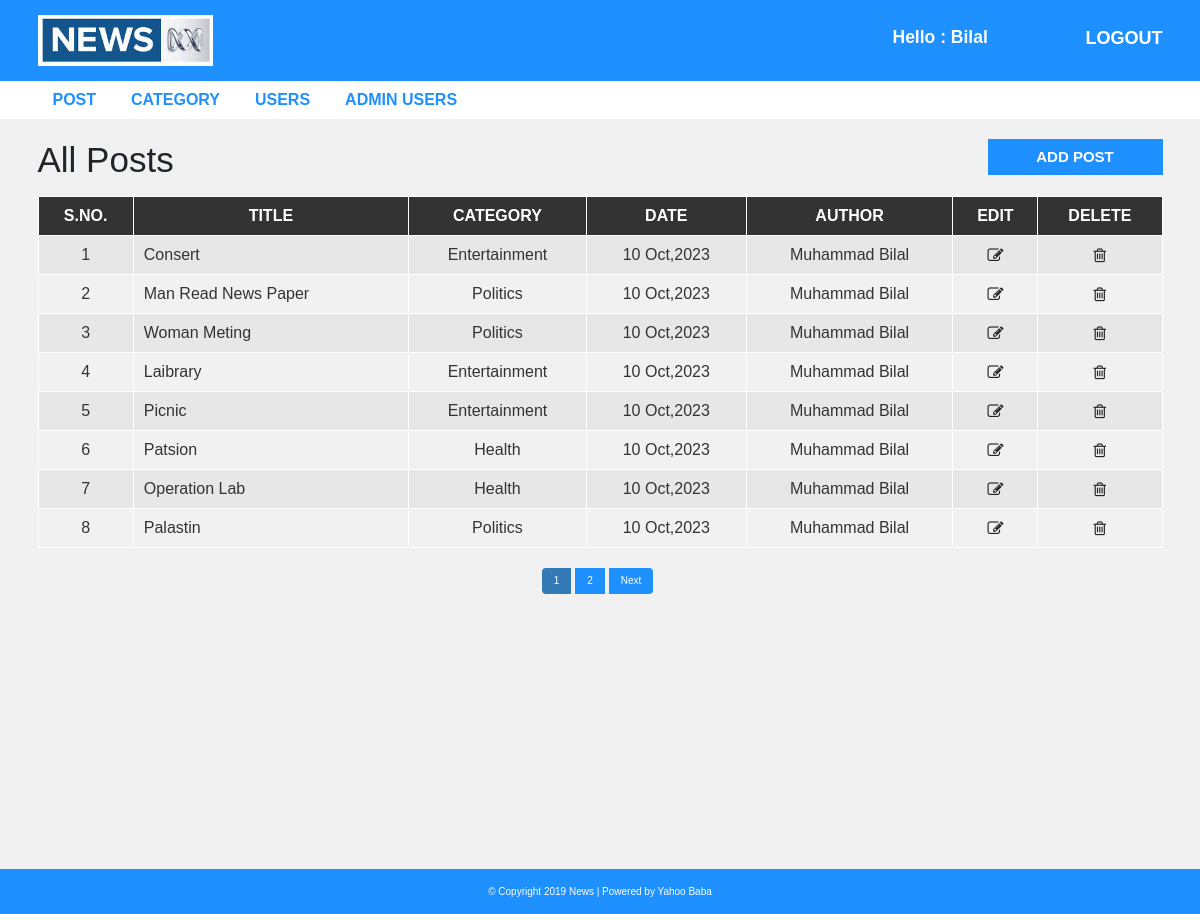
The page /admin/post.php (signed in) on the database its author committed.
### tables this page shows
CREATE TABLE `post` (
  `post_id` int(11) NOT NULL,
  `title` varchar(100) NOT NULL,
  `description` text NOT NULL,
  `category` varchar(100) NOT NULL,
  `post_date` varchar(50) NOT NULL,
  `author` int(11) NOT NULL,
  `post_img` varchar(100) NOT NULL
);

CREATE TABLE `category` (
  `category_id` int(11) NOT NULL,
  `category_name` varchar(100) NOT NULL,
  `post` int(11) NOT NULL DEFAULT 0
);

CREATE TABLE `user` (
  `user_id` int(10) UNSIGNED NOT NULL,
  `first_name` varchar(30) NOT NULL,
  `last_name` varchar(30) NOT NULL,
  `username` varchar(30) DEFAULT NULL,
  `password` varchar(40) DEFAULT NULL,
  `role` int(11) NOT NULL
);

### admin/post.php (the view, shortened to what this page needs)
<?php include "header.php"; ?>
  <div id="admin-content">
      <div class="container">
          <div class="row">
              <div class="col-md-10">
                  <h1 class="admin-heading">All Posts</h1>
              </div>
              <div class="col-md-2">
                  <a class="add-new" href="add-post.php">add post</a>
              </div>
              <div class="col-md-12">
                  <table class="content-table">
                      <thead>
                          <th>S.No.</th>
                          <th>Title</th>
                          <th>Category</th>
                          <th>Date</th>
                          <th>Author</th>
                          <th>Edit</th>
                          <th>Delete</th>
                      </thead>
                      <tbody>
						  <?php
						  $limit = 8;
						  if(isset($_GET['page'])){
							 $page = $_GET['page'];
						  }else{
							  $page = 1;
						  }
						  $offset = ($page - 1) * $limit;
						  if($_SESSION['user_role'] == 1){
							  $query = "SELECT * FROM `post` JOIN category ON post.category=category.category_id JOIN user ON post.author=user.user_id ORDER BY post.post_id DESC LIMIT {$offset},{$limit}";
						  }elseif($_SESSION['user_role'] == 0){
							  $query = "SELECT * FROM `post` JOIN category ON post.category=category.category_id JOIN user ON post.author=user.user_id
							  WHERE post.author = {$_SESSION['user_id']}
							  ORDER BY post.post_id DESC LIMIT {$offset},{$limit}";
						  }
						  $sql = mysqli_query($conn, $query);
						  if(mysqli_num_rows($sql) > 0){
							  $sr = $offset + 1;
							  while($row = mysqli_fetch_assoc($sql)){
								  if($row)
								  echo "
									   <tr>
										  <td class='id'>{$sr}</td>
										  <td>{$row['title']}</td>
										  <td>{$row['category_name']}</td>
										  <td>{$row['post_date']}</td>
										  <td>{$row['first_name']} {$row['last_name']}</td>
										  <td class='edit'><a href='update-post.php?post_id={$row['post_id']}'><i class='fa fa-edit'></i></a></td>
										  <td class='delete'><a href='delete_php/delete.php?post_id={$row['post_id']}&catid={$row['category']}'><i class='fa fa-trash-o'></i></a></td>
									   </tr>
								       ";
								  $sr++;
							  }
						  }else{
							  echo "<h3>Post Not Found</h3>";
						  }
						  ?>
                      </tbody>
                  </table>
				  <?php
				  $pagination = mysqli_query($conn, "SELECT * FROM `post`");
				  if(mysqli_num_rows($pagination) > 0){
					  $total_records = mysqli_num_rows($pagination);
					  $total_pages = ceil($total_records / $limit);
					  echo "<ul class='pagination admin-pagination'>";
					  for($i=1; $i <= $total_pages; $i++){
						  if($i == $page){
							  $active = "active";
						  }else{
							  $active = "";
						  }
						  echo '<li class=" ' . $active . ' "><a href="post.php?page='.$i.'">'.$i.'</a></li>';
					  }
					   if($total_pages > $page){
						  echo '<li><a href="post.php?page='.($page + 1).'">Next</a></li>';
					   }
					  echo "</ul>";
				  }
				  ?>
              </div>
          </div>
      </div>
  </div>
<?php include "footer.php"; ?>

### css/style.css (style rules this page uses)
body { background: #f1f1f1; font-family: sans-serif,arial,Helvetica; }
a, a:hover, a:focus { text-decoration: none; outline: none; }
ul { margin:0; padding:0; list-style:none; }
#admin-content { padding: 20px 0; min-height: 750px; }
#admin-content .admin-heading { font-size: 35px; margin: 0 0 15px; }
#admin-content .add-new { color: #fff; background-color: #1E90FF; font-size: 15px; font-weight: 600; text-align: center; text-transform: uppercase; padding: 7px 10px; display: block; transition: all 0.3s; }
#admin-content .content-table { border: 1px solid #000; width: 100%; margin: 0 0 20px; }
#admin-content .content-table thead { color: #fff; background-color: #333; }
#admin-content .content-table th { padding: 10px; border: 1px solid #fff; font-weight: 600; text-align: center; text-transform: uppercase; }
#admin-content .content-table tbody { color: #333; }
#admin-content .content-table tbody tr { background-color: #e7e7e7; }
#admin-content .content-table tbody tr:nth-child(even) { background-color: transparent; }
#admin-content .content-table tbody td { padding: 10px; border: 1px solid #fff; text-align: center; }
#admin-content .content-table tbody td:nth-child(2) { text-align: left; }
#admin-content .admin-pagination { margin: 0; }
#admin-content .admin-pagination li a { display: block; }
.id, .edit, .delete { text-align:center; }
.pagination { display: block; text-align: center; margin: 0; }
.pagination li { display:inline-block; margin: 0 5px 0 0; }
.pagination li a { border: none; background: #1e90ff; color: #fff; }
i.fa { color:#222; }

### rows shown on the page
post: title "Consert", category.category_name "Entertainment", post_date "10 Oct,2023", user.first_name "Muhammad", user.last_name "Bilal"
post: title "Man Read News Paper", category.category_name "Politics", post_date "10 Oct,2023", user.first_name "Muhammad", user.last_name "Bilal"
post: title "Woman Meting", category.category_name "Politics", post_date "10 Oct,2023", user.first_name "Muhammad", user.last_name "Bilal"
post: title "Laibrary", category.category_name "Entertainment", post_date "10 Oct,2023", user.first_name "Muhammad", user.last_name "Bilal"
post: title "Picnic", category.category_name "Entertainment", post_date "10 Oct,2023", user.first_name "Muhammad", user.last_name "Bilal"
post: title "Patsion", category.category_name "Health", post_date "10 Oct,2023", user.first_name "Muhammad", user.last_name "Bilal"
post: title "Operation Lab", category.category_name "Health", post_date "10 Oct,2023", user.first_name "Muhammad", user.last_name "Bilal"
post: title "Palastin", category.category_name "Politics", post_date "10 Oct,2023", user.first_name "Muhammad", user.last_name "Bilal"

### other values the page prints
$_SESSION['username'] "Bilal"
